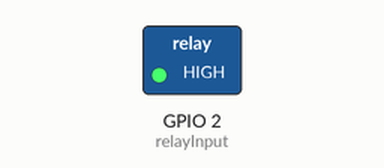
A sketch run on a simulated ESP8266 (NodeMCU). Shown: switched loads named in the sketch (green lamp = pin HIGH). Dashed ring = blinking. WiFi joins after 1.5 s; servers stay silent unless stated; what the sketch prints to the serial monitor is not drawn.

Above: at 2.0 s.
Timing chart, 0 to 6.1 s (numbered marks = the images above):
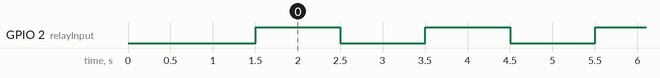

Measured:
- by itself, GPIO 2 (relayInput): alternates HIGH for 1.0 s and LOW for 1.0 s

The sketch:

RelayNodemcu.ino
```cpp
#include <ESP8266WiFi.h>
#include <ESP8266WebServer.h>

int relayInput = 2;
// const char* Ssid = "TechMMakers";
// const char* Password = "!nn0vationFactory";

const char* Ssid = "Skywalker";
const char* Password = "MayTheForceBeWithYou";

ESP8266WebServer Server(80);

const char webpage[] PROGMEM = R"rawliteral(
<!DOCTYPE html>
<html lang="en">
 <head>
   <script src="https://cdnjs.cloudflare.com/ajax/libs/p5.js/1.2.0/p5.js"></script>
   <script src="https://cdnjs.cloudflare.com/ajax/libs/p5.js/1.2.0/addons/p5.sound.min.js"></script>
   <link rel="stylesheet" type="text/css" href="style.css">
   <meta charset="utf-8" />
   <link rel="stylesheet" href="https://unpkg.com/handsfree@8.4.2/build/lib/assets/handsfree.css" />
   <script src="https://unpkg.com/handsfree@8.4.2/build/lib/handsfree.js"></script>
   <title>Fingers Counter</title>
 </head>
 <body>
   <script>
    // Video
    let video;
    // To store the classification
    let label = "";
    // To store the images to show
    let imgList = [];


    function setup() {
        createCanvas(1000, 680)

        handsfree = new Handsfree({
            showDebug: true, // Comment this out to hide the default webcam feed with landmarks
            hands: true
        })


        const gestures = {
            oneFinger: {
                "name": "oneFinger",
                "algorithm": "fingerpose",
                "models": "hands",
                "confidence": 7.5,
                "description": [
                    [
                        "addCurl",
                        "Thumb",
                        "HalfCurl",
                        1
                    ],
                    [
                        "addCurl",
                        "Thumb",
                        "NoCurl",
                        0.07142857142857142
                    ],
                    [
                        "addDirection",
                        "Thumb",
                        "DiagonalUpRight",
                        1
                    ],
                    [
                        "addCurl",
                        "Index",
                        "NoCurl",
                        1
                    ],
                    [
                        "addDirection",
                        "Index",
                        "VerticalUp",
                        1
                    ],
                    [
                        "addDirection",
                        "Index",
                        "DiagonalUpLeft",
                        0.034482758620689655
                    ],
                    [
                        "addCurl",
                        "Middle",
                        "FullCurl",
                        1
                    ],
                    [
                        "addDirection",
                        "Middle",
                        "VerticalUp",
                        1
                    ],
                    [
                        "addCurl",
                        "Ring",
                        "FullCurl",
                        1
                    ],
                    [
                        "addDirection",
                        "Ring",
                        "VerticalUp",
                        1
                    ],
                    [
                        "addCurl",
                        "Pinky",
                        "FullCurl",
                        1
                    ],
                    [
                        "addDirection",
                        "Pinky",
                        "DiagonalUpRight",
                        1
                    ]
                ]
            },
            twoFinger: {
                "name": "twoFinger",
                "algorithm": "fingerpose",
                "models": "hands",
                "confidence": 7.5,
                "description": [
                    [
                        "addCurl",
                        "Thumb",
                        "NoCurl",
                        1
                    ],
                    [
                        "addCurl",
                        "Thumb",
                        "HalfCurl",
                        0.5789473684210527
                    ],
                    [
                        "addDirection",
                        "Thumb",
                        "DiagonalUpRight",
                        1
                    ],
                    [
                        "addDirection",
                        "Thumb",
                        "HorizontalRight",
                        0.35
                    ],
                    [
                        "addDirection",
                        "Thumb",
                        "VerticalUp",
                        0.15
                    ],
                    [
                        "addCurl",
                        "Index",
                        "NoCurl",
                        1
                    ],
                    [
                        "addDirection",
                        "Index",
                        "VerticalUp",
                        1
                    ],
                    [
                        "addDirection",
                        "Index",
                        "DiagonalUpLeft",
                        0.42857142857142855
                    ],
                    [
                        "addCurl",
                        "Middle",
                        "NoCurl",
                        1
                    ],
                    [
                        "addDirection",
                        "Middle",
                        "VerticalUp",
                        1
                    ],
                    [
                        "addDirection",
                        "Middle",
                        "DiagonalUpRight",
                        0.18181818181818182
                    ],
                    [
                        "addDirection",
                        "Middle",
                        "DiagonalUpLeft",
                        0.18181818181818182
                    ],
                    [
                        "addCurl",
                        "Ring",
                        "FullCurl",
                        1
                    ],
                    [
                        "addDirection",
                        "Ring",
                        "DiagonalUpRight",
                        1
                    ],
                    [
                        "addDirection",
                        "Ring",
                        "VerticalUp",
                        0.42857142857142855
                    ],
                    [
                        "addCurl",
                        "Pinky",
                        "FullCurl",
                        1
                    ],
                    [
                        "addDirection",
                        "Pinky",
                        "DiagonalUpRight",
                        1
                    ],
                    [
                        "addDirection",
                        "Pinky",
                        "VerticalUp",
                        0.15384615384615385
                    ]
                ]
            },
            threeFinger: {
                "name": "threeFinger",
                "algorithm": "fingerpose",
                "models": "hands",
                "confidence": 7.5,
                "description": [
                    [
                        "addCurl",
                        "Thumb",
                        "NoCurl",
                        1
                    ],
                    [
                        "addDirection",
                        "Thumb",
                        "HorizontalRight",
                        0.7647058823529411
                    ],
                    [
                        "addDirection",
                        "Thumb",
                        "DiagonalUpRight",
                        1
                    ],
                    [
                        "addCurl",
                        "Index",
                        "NoCurl",
                        1
                    ],
                    [
                        "addDirection",
                        "Index",
                        "VerticalUp",
                        1
                    ],
                    [
                        "addDirection",
                        "Index",
                        "DiagonalUpLeft",
                        0.5
                    ],
                    [
                        "addCurl",
                        "Middle",
                        "NoCurl",
                        1
                    ],
                    [
                        "addDirection",
                        "Middle",
                        "VerticalUp",
                        1
                    ],
                    [
                        "addDirection",
                        "Middle",
                        "DiagonalUpRight",
                        0.125
                    ],
                    [
                        "addDirection",
                        "Middle",
                        "DiagonalUpLeft",
                        0.125
                    ],
                    [
                        "addCurl",
                        "Ring",
                        "NoCurl",
                        1
                    ],
                    [
                        "addDirection",
                        "Ring",
                        "DiagonalUpRight",
                        1
                    ],
                    [
                        "addDirection",
                        "Ring",
                        "VerticalUp",
                        0.7647058823529411
                    ],
                    [
                        "addCurl",
                        "Pinky",
                        "FullCurl",
                        1
                    ],
                    [
                        "addDirection",
                        "Pinky",
                        "DiagonalUpRight",
                        1
                    ],
                    [
                        "addDirection",
                        "Pinky",
                        "VerticalUp",
                        0.36363636363636365
                    ]
                ]
            }
        }

        handsfree.useGesture(gestures.oneFinger)
        handsfree.useGesture(gestures.twoFinger)
        handsfree.useGesture(gestures.threeFinger)
        handsfree.enableGestures()


        // Create start model button
        buttonStart = createButton('Start Model')
        buttonStart.mousePressed(() => handsfree.start())
        // Create a stop button
        buttonStop = createButton('Stop Model')
        buttonStop.mousePressed(() => handsfree.stop())

        video = createCapture(VIDEO);
        video.size(width, height);
        video.hide();

    }

    function draw() {
        tint(255)
        //Draw and flip the video
        push();
        scale(-1,1)
        image(video, -width, 0);
        pop();
        gestureLabel = getHandGestureLabel()
        console.log(gestureLabel)
    }

    function getHandGestureLabel() {
        const hands = handsfree.data?.hands
        if (hands?.gesture) {
            if (hands.gesture[0]) {
                return hands.gesture[0].name ? hands.gesture[0].name : ""
            }
        }
    }

    function logger() {

    }
   </script>
 </body>
</html>
)rawliteral";

void setup() {
  pinMode(relayInput, OUTPUT);
  WiFi.begin(Ssid, Password);
  Serial.begin(115200);

  while (WiFi.status() != WL_CONNECTED) {
    Serial.print(".");
    delay(500);
  }

  Serial.println("");
  Serial.print("IP Address: ");
  Serial.println(WiFi.localIP());

  Server.on("/", HTTP_GET, []() {
    Server.send_P(200, "text/html", webpage);
  });

  Server.begin();
}

void loop() {
  Server.handleClient();
  digitalWrite(relayInput, HIGH);
  delay(1000);
  digitalWrite(relayInput, LOW);
  delay(1000);
}
```
